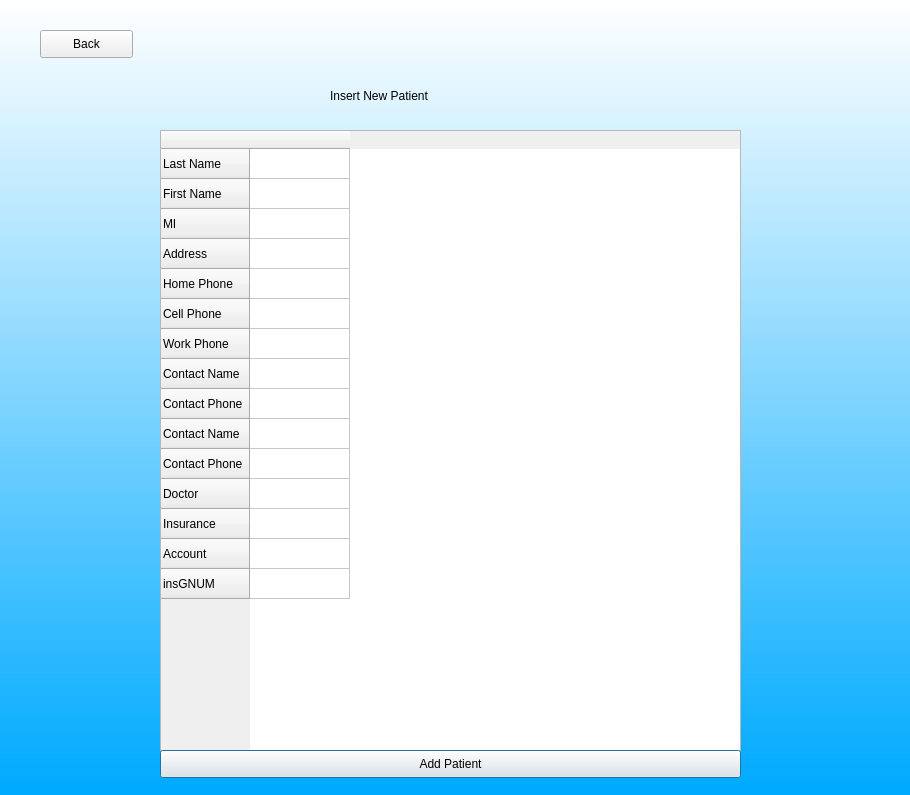
<?xml version="1.0" encoding="UTF-8"?>
<ui version="4.0">
 <class>Dialog</class>
 <widget class="QDialog" name="Dialog">
  <property name="geometry">
   <rect>
    <x>0</x>
    <y>0</y>
    <width>910</width>
    <height>795</height>
   </rect>
  </property>
  <property name="windowTitle">
   <string>Dialog</string>
  </property>
  <widget class="QWidget" name="widget" native="true">
   <property name="geometry">
    <rect>
     <x>-10</x>
     <y>0</y>
     <width>921</width>
     <height>801</height>
    </rect>
   </property>
   <property name="styleSheet">
    <string notr="true">QWidget#widget{
background-color:qlineargradient(spread:pad, x1:1, y1:0.982409, x2:1, y2:0, stop:0 rgba(0, 170, 255, 255), stop:1 rgba(255, 255, 255, 255))}</string>
   </property>
   <widget class="QLabel" name="label">
    <property name="geometry">
     <rect>
      <x>340</x>
      <y>70</y>
      <width>221</width>
      <height>51</height>
     </rect>
    </property>
    <property name="styleSheet">
     <string notr="true">font: 75 16pt &quot;MS Shell Dlg 2&quot;;</string>
    </property>
    <property name="text">
     <string>Insert New Patient</string>
    </property>
   </widget>
   <widget class="QTableWidget" name="tableWidget">
    <property name="geometry">
     <rect>
      <x>170</x>
      <y>130</y>
      <width>581</width>
      <height>621</height>
     </rect>
    </property>
    <row>
     <property name="text">
      <string>Last Name</string>
     </property>
    </row>
    <row>
     <property name="text">
      <string>First Name</string>
     </property>
    </row>
    <row>
     <property name="text">
      <string>MI</string>
     </property>
    </row>
    <row>
     <property name="text">
      <string>Address</string>
     </property>
    </row>
    <row>
     <property name="text">
      <string>Home Phone</string>
     </property>
    </row>
    <row>
     <property name="text">
      <string>Cell Phone</string>
     </property>
    </row>
    <row>
     <property name="text">
      <string>Work Phone</string>
     </property>
    </row>
    <row>
     <property name="text">
      <string>Contact Name</string>
     </property>
    </row>
    <row>
     <property name="text">
      <string>Contact Phone</string>
     </property>
    </row>
    <row>
     <property name="text">
      <string>Contact Name</string>
     </property>
    </row>
    <row>
     <property name="text">
      <string>Contact Phone</string>
     </property>
    </row>
    <row>
     <property name="text">
      <string>Doctor</string>
     </property>
    </row>
    <row>
     <property name="text">
      <string>Insurance</string>
     </property>
    </row>
    <row>
     <property name="text">
      <string>Account</string>
     </property>
    </row>
    <row>
     <property name="text">
      <string>insGNUM</string>
     </property>
    </row>
    <column>
     <property name="text">
      <string/>
     </property>
    </column>
   </widget>
   <widget class="QPushButton" name="insertPatient">
    <property name="geometry">
     <rect>
      <x>170</x>
      <y>750</y>
      <width>581</width>
      <height>28</height>
     </rect>
    </property>
    <property name="text">
     <string>Add Patient</string>
    </property>
   </widget>
   <widget class="QPushButton" name="back">
    <property name="geometry">
     <rect>
      <x>50</x>
      <y>30</y>
      <width>93</width>
      <height>28</height>
     </rect>
    </property>
    <property name="text">
     <string>Back</string>
    </property>
   </widget>
  </widget>
 </widget>
 <resources/>
 <connections/>
</ui>
